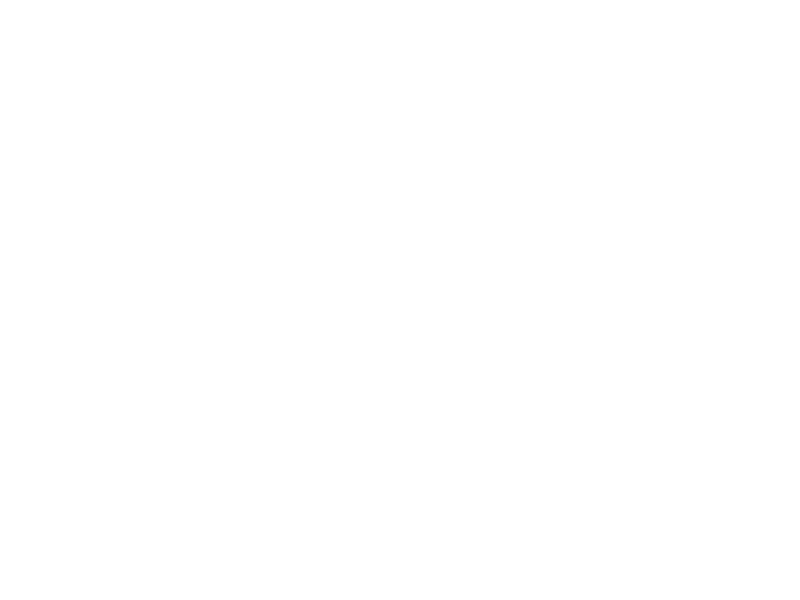
Frame 1 (no input)
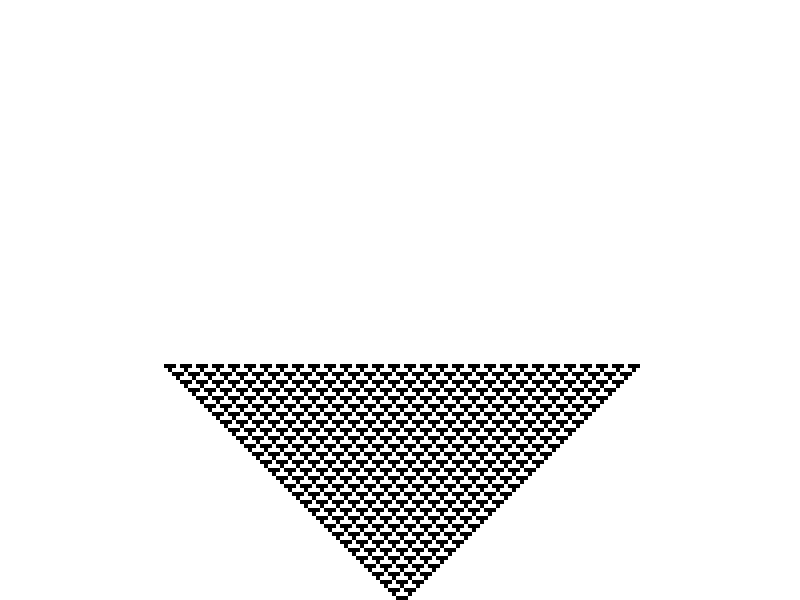
Frame 60 (the mouse pressed at the canvas centre just before this capture)
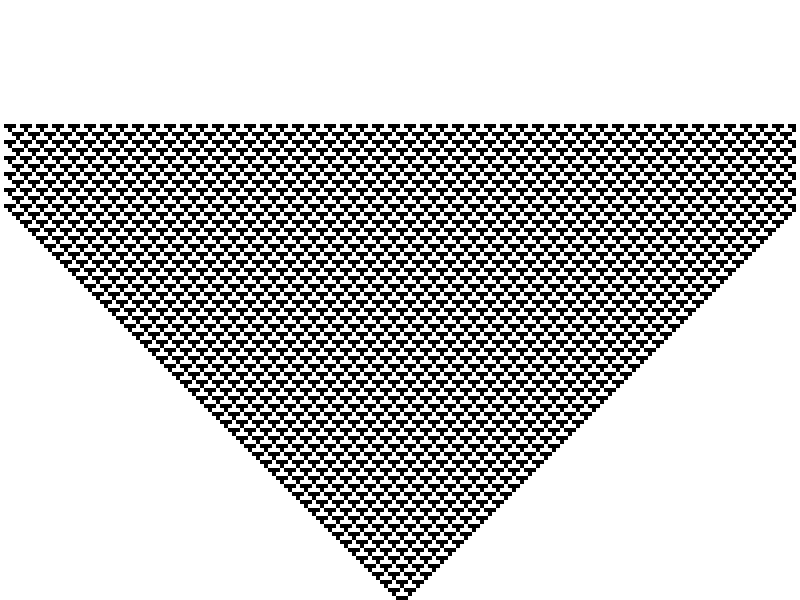
Frame 120 (the mouse held since frame 60 and released just before this capture)

The Processing sketch that drew these frames (run headless with seeded random() and noise(); from frame 60 on, the mouse is pressed at the canvas centre):

// Processing sketch: wolf_CA
// ── wolf_CA.pde

/*
Things to do in this sim 
its the sim of Wolfram Elementary Cellular Automata look at 
http://mathworld.wolfram.com/ElementaryCellularAutomaton.html

things i need to fix get it schrool up from the bottom instead of drawing from the 
top to bottom

also write a funcation to convert number into the array format of int the arry is 
basicly what i used for a binary number 
*/







CA wolf;
int ruleset[] = {0,0,1,1,0,1,1,0};

void setup(){
size(800,600);

wolf = new CA (ruleset);
}




void draw(){
background(255);
print(" "+frameRate);
 wolf.display();

    
//printArray(wolf.convert(30));
    
 wolf.Next_gen();

//noLoop();
}

// ── CA.pde
class CA {

  
  int cell[] ; 
  int histroy[][];
  int rules[] ;
  int gen = 0;
  int rows ;
  int colloms;
  int w = 4;


  CA( int ruleset[]){
  
  rows = height/w;
  colloms = width/w;
  cell = new int[colloms];
  histroy = new int[rows][colloms]; 
  rules = ruleset;
  
  
  restart();
  }
  
  
int[] convert (int num){
int b = num;
 int a[] = new int[8] ;
    a[7] =(int)b/2^7;
 for (int n =6 ; n>-1;n--){
   b += -a[n+1]*2^(n+1); 
  a[n] =(int)(b)/2^n  ;
  
 }
return a;
}  
  
    
void  restart(){
  //resarts the code
  
  // setting all elements to zero
  // setting the middel one to 1 
  
  
  for (int i = 0 ;i<rows;i++){
    for (int j = 0 ; j<colloms;j++){
    histroy[i][j] = 0;
    
    }
  }
  
  histroy[0][colloms/2] = 1 ;
  }
  
  
  
  
 int rule (int a , int b , int c){
 // this is the funcation that returns a rule for the petular state of the system
 // a is the number to the left b is the middel c is one to the right
 
 // complamenting all the bits this is done cause the rules in wolfrum is done with 8 corspoind
 // to 0  (111 is frist element of the array  ) so we complement the input to get the right index stuch that 111 become 0 so rules[0]
     if (a ==1){
       a = 0;
     }
     else {
       a =1;
     }
     
      if (b ==1){
       b = 0;
     }
     else {
       b =1;
     }
      if (c ==1){
       c = 0;
     }
     else {
       c =1;
     }
 
 int index = a*4 +b*2 +c;
 return rules[index];
 
 }

void display(){
  fill(0);
  for (int i = 0 ;i < rows;i++){
    for (int j =0 ; j<colloms ;j++){
      if (histroy[i][j] ==1){
        noStroke();
         rect(j*w,height -(i)*w ,w,w);
      }
    }
  }
  }


void Next_gen(){

int new_gen[] = new int[colloms] ;

for (int i =1 ;i<colloms-1 ;i++){
int a = histroy[gen%(rows)][i-1];
int b = histroy[gen%(rows)][i];
int c = histroy[gen%(rows)][i+1];
  
  new_gen[i] = rule(a,b,c);
}
gen++;
histroy[gen%(rows)] =new_gen ;

}







}
